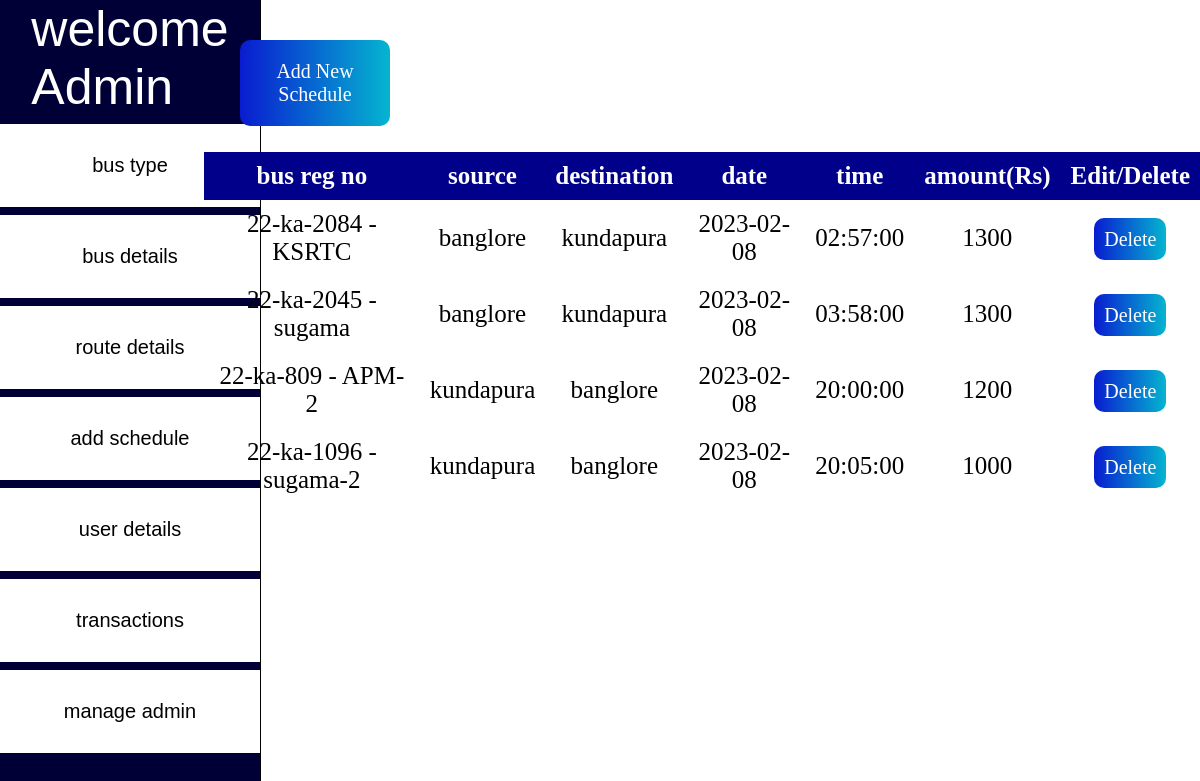
Page /main/admin_schedule.php on the committed database.
### tables this page shows
CREATE TABLE `bus_details` (
  `bus_id` int(11) NOT NULL,
  `bus_reg_no` varchar(20) NOT NULL,
  `bus_name` varchar(10) NOT NULL,
  `type_id` int(11) NOT NULL,
  `total_no_of_seats` int(11) NOT NULL
);

CREATE TABLE `route_details` (
  `route_id` int(11) NOT NULL,
  `source` varchar(20) NOT NULL,
  `destination` varchar(20) NOT NULL,
  `r_price` int(11) NOT NULL
);

CREATE TABLE `schedule` (
  `schedule_id` int(11) NOT NULL,
  `bus_id` int(11) NOT NULL,
  `route_id` int(11) NOT NULL,
  `dep_date` date NOT NULL,
  `dep_time` time NOT NULL,
  `total_amount` int(11) NOT NULL
);

### main/admin_schedule.php (the view, shortened to what this page needs)
<!DOCTYPE html>
<html lang="en">
<head>
    <link rel="stylesheet" href="adminStyle.css">
    <?php include "db_connect.php";
    include "admin_navbar.php";
    ?>
</head>
<body>
    <div class='data_disp'>
        <a class="btn add-btn" role="button" href="add_schedule.php">Add New Schedule</a>
        <br><br>
        <table>
            <thead>
            <tr>
                <th>bus reg no</th>
                <th>source</th>
                <th>destination</th>
                <th>date</th>
                <th>time</th>
                <th>amount(Rs)</th>
                <th>Edit/Delete</th>
            </tr>
            </thead>
            <tbody>
                <?php
                    $sel = "SELECT * FROM (bus_details NATURAL JOIN schedule NATURAL JOIN route_details NATURAL JOIN bus_type) ORDER BY dep_date";
                    $result=mysqli_query($conn, $sel);
                    while($row=mysqli_fetch_assoc($result)){
                        echo "
                <tr>
                    <td>$row[bus_reg_no] - $row[bus_name]</td>
                    <td>$row[source]</td>
                    <td>$row[destination]</td>
                    <td>$row[dep_date]</td>
                    <td>$row[dep_time]</td>
                    <td>$row[total_amount]</td>
                    <td>
                        <a class='btn' name='delete-route' href='delete_schedule.php?scl_id=$row[schedule_id]';>Delete</a>
                    </td>
                </tr>
                        ";
                    }
                ?>
            </tbody>
        </table>
    </div>
</body>
</html>

### main/adminStyle.css (style rules this page uses)
* { padding: 0; margin: 0; }
body { width:100%; }
table { position: absolute; border-collapse:collapse; width:83%; top: 19%; right: 0; font-size:25px; }
th, td { padding: 10px; text-align: center; }
thead { background-color: darkblue; color: white; }
.btn { background: linear-gradient(to right, #091cd0, #05b5d0); width: 150px; font-size: 20px; color: #fff; border-radius: 10px; padding: 10px; }
.add-btn { position: absolute; top: 5%; left: 20%; padding: 20px 0px; text-align: center; }
a { text-decoration: none; }

### rows in the picture
bus_details: bus_reg_no "22-ka-2084", bus_name "KSRTC", route_details.source "banglore", route_details.destination "kundapura", schedule.dep_date "2023-02-08", schedule.dep_time "02:57:00", schedule.total_amount "1300"
bus_details: bus_reg_no "22-ka-2045", bus_name "sugama", route_details.source "banglore", route_details.destination "kundapura", schedule.dep_date "2023-02-08", schedule.dep_time "03:58:00", schedule.total_amount "1300"
bus_details: bus_reg_no "22-ka-809", bus_name "APM-2", route_details.source "kundapura", route_details.destination "banglore", schedule.dep_date "2023-02-08", schedule.dep_time "20:00:00", schedule.total_amount "1200"
bus_details: bus_reg_no "22-ka-1096", bus_name "sugama-2", route_details.source "kundapura", route_details.destination "banglore", schedule.dep_date "2023-02-08", schedule.dep_time "20:05:00", schedule.total_amount "1000"
